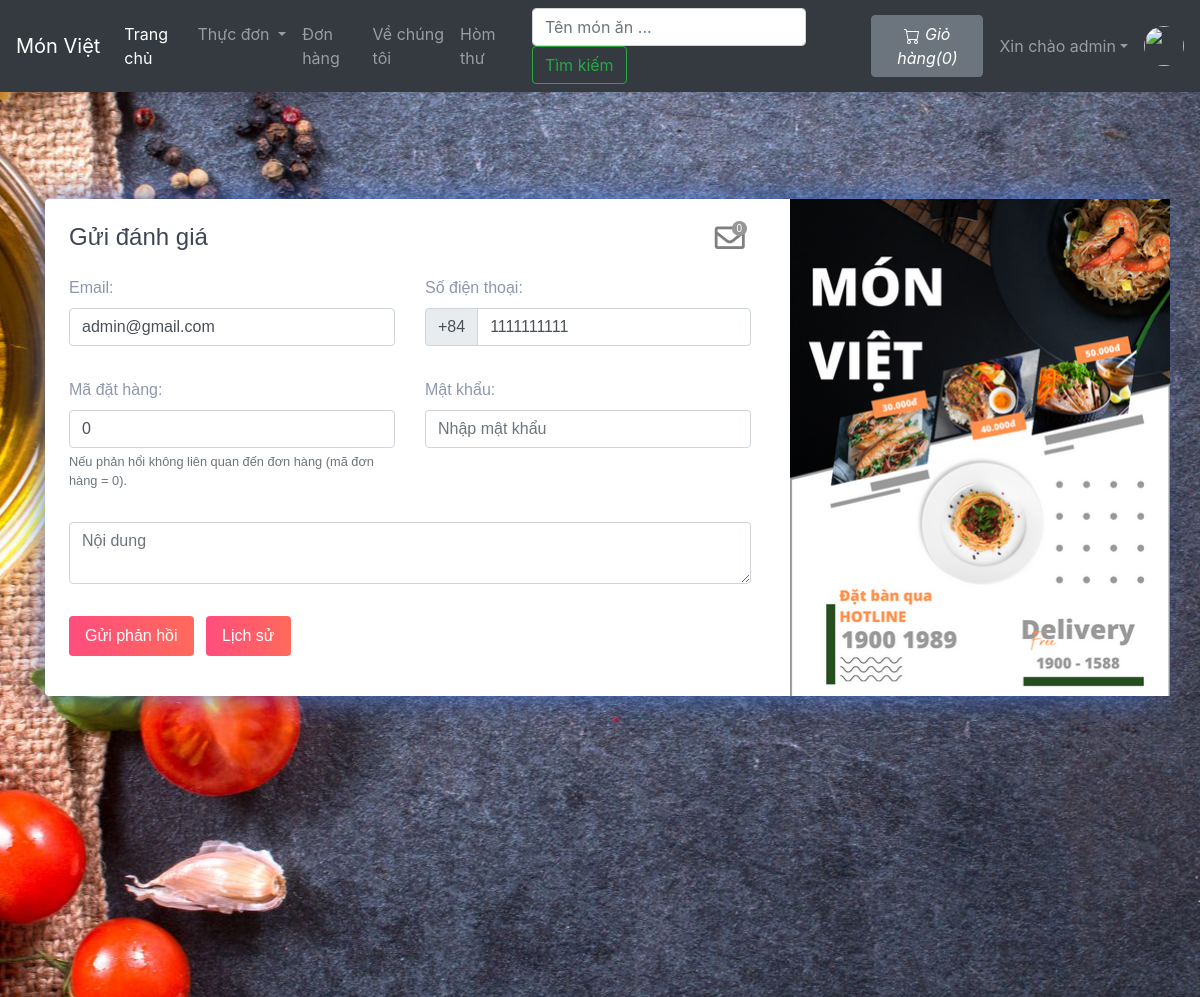
The app's page /contact.php (signed in) with its own data.
### tables this page shows
CREATE TABLE `sitedetail` (
  `tempId` int(11) NOT NULL,
  `systemName` varchar(21) NOT NULL,
  `email` varchar(35) NOT NULL,
  `contact1` bigint(21) NOT NULL,
  `contact2` bigint(21) DEFAULT NULL COMMENT 'Optional',
  `address` text NOT NULL,
  `dateTime` datetime NOT NULL DEFAULT current_timestamp()
);

CREATE TABLE `users` (
  `id` int(21) NOT NULL,
  `username` varchar(21) NOT NULL,
  `firstName` varchar(21) NOT NULL,
  `lastName` varchar(21) NOT NULL,
  `email` varchar(35) NOT NULL,
  `phone` bigint(20) NOT NULL,
  `userType` enum('0','1') NOT NULL DEFAULT '0' COMMENT '0=user\r\n1=admin',
  `password` varchar(255) NOT NULL,
  `joinDate` datetime NOT NULL DEFAULT current_timestamp()
);

### contact.php (the view, shortened to what this page needs)
<!doctype html>
<html lang="en">
  <head>
    <link rel="stylesheet" href="https://stackpath.bootstrapcdn.com/bootstrap/4.5.0/css/bootstrap.min.css">
    <link rel="stylesheet" href="https://use.fontawesome.com/releases/v5.8.2/css/all.css">
  </head>
  <body>
  <?php include 'partials/_dbconnect.php';?>
  <?php include 'partials/_nav.php';?>
      <div class="contact2" style="background-image:url(img/bg_contact.jpg);height: 905px;" id="contact">
        <div class="container">
          <div class="row contact-container">
            <div class="col-lg-12">
              <div class="card card-shadow border-0 mb-4">
                <div class="row">
                  <div class="col-lg-8">
                    <div class="contact-box p-4">
                      <div class="row">
                        <div class="col-lg-8">
                          <h4 class="title">Gửi đánh giá</h4>
                        </div>
                        <?php if($loggedin){ ?>
                          <div class="col-lg-4">
                            <div class="icon-badge-container mx-1" style="padding-left: 167px;">
                              <a href="#" data-toggle="modal" data-target="#adminReply"><i class="far fa-envelope icon-badge-icon"></i></a>
                              <div class="icon-badge"><b><span id="totalMessage">0</span></b></div>
                            </div>
                          </div>
                        <?php } ?>
                      </div>
                      <?php
                          $passSql = "SELECT * FROM users WHERE `id`='$userId'";
                          $passResult = mysqli_query($conn, $passSql);
                          $passRow=mysqli_fetch_assoc($passResult);
                          $email = $passRow['email'];
                          $phone = $passRow['phone'];
                      ?>
                      <form action="partials/_manageContactUs.php" method="POST">
                        <div class="row">
                          <div class="col-lg-6">
                            <div class="form-group mt-3">
                                <b><label for="email">Email:</label></b>
                                <input type="email" class="form-control" id="email" name="email" placeholder="Nhập Email" required value="<?php echo $email ?>">
                            </div>
                          </div>
                          <div class="col-lg-6">
                            <div class="form-group mt-3">
                                <b><label for="phone">Số điện thoại:</label></b>
                                <div class="input-group mb-3">
                                    <div class="input-group-prepend">
                                      <span class="input-group-text" id="basic-addon">+84</span>
                                    </div>
                                    <input type="tel" class="form-control" id="phone" name="phone" aria-describedby="basic-addon" placeholder="Nhập số điện thoại" required pattern="[0-9]{10}" value="<?php echo $phone ?>">
                                </div>
                            </div>
                          </div>
                          <div class="col-lg-6">
                            <div class="form-group mt-3">
                              <b><label for="orderId">Mã đặt hàng:</label></b>
                              <input class="form-control" type="text" id="orderId" name="orderId" placeholder="Order Id" value="0">
                              <small id="orderIdHelp" class="form-text text-muted">Nếu phản hổi không liên quan đến đơn hàng (mã đơn hàng = 0).</small>
                            </div>
                          </div>
                          <div class="col-lg-6">
                            <div class="form-group mt-3">
                              <b><label for="password">Mật khẩu:</label></b>
                              <input class="form-control" id="password" name="password" placeholder="Nhập mật khẩu" type="password" placeholder="Enter Your Password" required data-toggle="password">
                            </div>
                          </div>
                          <div class="col-lg-12">
                            <div class="form-group  mt-3">
                                <textarea class="form-control" id="message" name="message" rows="2" required minlength="6" placeholder="Nội dung"></textarea>
                            </div>
                          </div>
                          <?php if($loggedin){ ?>
                            <div class="col-lg-12">
                              <button type="submit" class="btn btn-danger-gradiant mt-3 mb-3 text-white border-0 py-2 px-3"><span> Gửi phản hồi <i class="ti-arrow-right"></i></span></button>
                              <button type="button" class="btn btn-danger-gradiant mt-3 mb-3 text-white border-0 py-2 px-3 mx-2" data-toggle="modal" data-target="#history"><span> Lịch sử <i class="ti-arrow-right"></i></span></button>
                            </div>
                          <?php } ?>
                        </div>
                      </form>
                    </div>
                  </div>
                  <?php
                    echo '<div class="col-lg-4 bg-image" style="background-image:url(img/thumnail.png)">
                        </div>';
                  ?>
                </div>
              </div>
            </div>
          </div>
        </div>
      </div>
  </body>
</html>

### partials/_nav.php (shortened to what this page needs)
<?php
if(isset($_SESSION['loggedin']) && $_SESSION['loggedin']==true){
  $loggedin= true;
  $userId = $_SESSION['userId'];
  $username = $_SESSION['username'];
}
else{
  $loggedin = false;
  $userId = 0;
}
$sql = "SELECT * FROM `sitedetail`";
$result = mysqli_query($conn, $sql);
$row = mysqli_fetch_assoc($result);
$systemName = $row['systemName'];
echo '<nav class="navbar navbar-expand-lg navbar-dark bg-dark">
      <a class="navbar-brand" href="index.php">'.$systemName.'</a>
      <button class="navbar-toggler" type="button" data-toggle="collapse" data-target="#navbarSupportedContent" aria-controls="navbarSupportedContent" aria-expanded="false" aria-label="Toggle navigation">
        <span class="navbar-toggler-icon"></span>
      </button>
      <div class="collapse navbar-collapse" id="navbarSupportedContent">
        <ul class="navbar-nav mr-auto">
          <li class="nav-item active">
            <a class="nav-link" href="index.php">Trang chủ <span class="sr-only">(current)</span></a>
          </li>
          <li class="nav-item dropdown">
            <a class="nav-link dropdown-toggle" href="#" id="navbarDropdown" role="button" data-toggle="dropdown" aria-haspopup="true" aria-expanded="false">
              Thực đơn
            </a>
            <div class="dropdown-menu" aria-labelledby="navbarDropdown">';
            echo '</div>
          </li>
          <li class="nav-item">
            <a class="nav-link" href="viewOrder.php">Đơn hàng</a>
          </li>
          <li class="nav-item">
            <a class="nav-link" href="about.php">Về chúng tôi</a>
          </li>
          <li class="nav-item">
            <a class="nav-link" href="contact.php">Hòm thư</a>
          </li>
        </ul>
        <form method="get" action="/project_php_orderfood/search.php" class="form-inline my-2 my-lg-0 mx-3">
          <input class="form-control mr-sm-2" type="search" name="search" id="search" placeholder="Tên món ăn ..." aria-label="Search" required>
          <button class="btn btn-outline-success my-2 my-sm-0" type="submit">Tìm kiếm</button>
        </form>';
        $countsql = "SELECT SUM(`itemQuantity`) FROM `viewcart` WHERE `userId`=$userId";
        $countresult = mysqli_query($conn, $countsql);
        $countrow = mysqli_fetch_assoc($countresult);
        $count = $countrow['SUM(`itemQuantity`)'];
        if(!$count) {
          $count = 0;
        }
        echo '<a href="viewCart.php"><button type="button" class="btn btn-secondary mx-2" title="Giỏ hàng">
          <svg xmlns="img/cart.svg" width="16" height="16" fill="currentColor" class="bi bi-cart" viewBox="0 0 16 16">
            <path d="M0 1.5A.5.5 0 0 1 .5 1H2a.5.5 0 0 1 .485.379L2.89 3H14.5a.5.5 0 0 1 .491.592l-1.5 8A.5.5 0 0 1 13 12H4a.5.5 0 0 1-.491-.408L2.01 3.607 1.61 2H.5a.5.5 0 0 1-.5-.5zM3.102 4l1.313 7h8.17l1.313-7H3.102zM5 12a2 2 0 1 0 0 4 2 2 0 0 0 0-4zm7 0a2 2 0 1 0 0 4 2 2 0 0 0 0-4zm-7 1a1 1 0 1 1 0 2 1 1 0 0 1 0-2zm7 0a1 1 0 1 1 0 2 1 1 0 0 1 0-2z"/>
          </svg>
          <i class="bi bi-cart">Giỏ hàng(' .$count. ')</i>
        </button></a>';
        if($loggedin){
          echo '<ul class="navbar-nav mr-2">
            <li class="nav-item dropdown">
              <a class="nav-link dropdown-toggle" href="#" id="navbarDropdown" role="button" data-toggle="dropdown"> Xin chào ' .$username. '</a>
              <div class="dropdown-menu" aria-labelledby="navbarDropdown">
                <a class="dropdown-item" href="partials/_logout.php">Đăng xuất</a>
              </div>
            </li>
          </ul>
          <div class="text-center image-size-small position-relative">
            <a href="viewProfile.php"><img src="img/person-' .$userId. '.jpg" class="rounded-circle" onError="this.src = \'img/profilePic.jpg\'" style="width:40px; height:40px"></a>
          </div>';
        }
        else {
          echo '
          <button type="button" class="btn btn-success mx-2"  data-toggle="modal" data-target="#loginModal">Đăng nhập</button>
          <button type="button" class="btn btn-success mx-2"  data-toggle="modal" data-target="#signupModal">Đăng ký</button>';
        }
  echo '</div>
    </nav>';
?>

### contact.php (style rules this page uses)
.icon-badge-container { position: absolute; }
.icon-badge-icon { font-size: 30px; color: rgb(0 0 0 / 50%); position: relative; }
.icon-badge { background-color: #979797;; font-size: 10px; color: white; text-align: center; width: 15px; height: 15px; border-radius: 49%; position: relative; top: -35px; left: 17px; }
.contact2 { font-family: "Montserrat", sans-serif; color: #8d97ad; font-weight: 300; background-position: center top; }
.contact2 h1, .contact2 h2, .contact2 h3, .contact2 h4, .contact2 h5, .contact2 h6 { color: #3e4555; }
.contact2 .bg-image { background-size: cover; position: relative; display: -webkit-box; display: -webkit-flex; display: -ms-flexbox; display: flex; }
.contact2 .card.card-shadow { -webkit-box-shadow: 0px 0px 30px rgba(115, 128, 157, 0.1); box-shadow: 0px 0px 30px rgba(61, 109, 214, 0.774); }
.contact2 .contact-container { position: relative; top: 107px; }
.contact2 .btn-danger-gradiant { background: #ff4d7e; background: -webkit-linear-gradient(legacy-direction(to right), #ff4d7e 0%, #ff6a5b 100%); background: -webkit-gradient(linear, left top, right top, from(#ff4d7e), to(#ff6a5b)); background: -webkit-linear-gradient(left, #ff4d7e 0%, #ff6a5b 100%); background: -o-linear-gradient(left, #ff4d7e 0%, #ff6a5b 100%); background: linear-gradient(to right, #ff4d7e 0%, #ff6a5b 100%); }

### records on screen
sitedetail: systemName "Món Việt"
users: email "admin@gmail.com", phone "1111111111"

### other values on screen
$count "0"
$username "admin"
